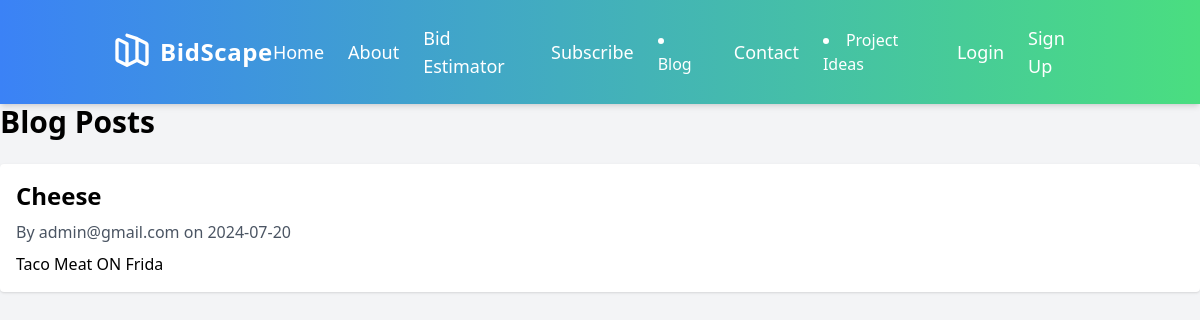
Page /blog on the committed database.
### app/models.py (models this page shows, shortened)
class BlogPost(db.Model):
    id = db.Column(db.Integer, primary_key=True)
    title = db.Column(db.String(100), nullable=False)
    content = db.Column(db.Text, nullable=False)
    author_id = db.Column(db.Integer, db.ForeignKey('user.id'), nullable=False)
    created_at = db.Column(db.DateTime, nullable=False, default=datetime.utcnow)
    updated_at = db.Column(db.DateTime, nullable=False, default=datetime.utcnow, onupdate=datetime.utcnow)
    author = db.relationship('User', backref=db.backref('blog_posts', lazy=True))

class User(UserMixin, db.Model):
    id = db.Column(db.Integer, primary_key=True)
    email = db.Column(db.String(120), unique=True, nullable=False)
    company_name = db.Column(db.String(120), nullable=True)
    password_hash = db.Column(db.String(128))
    logo = db.Column(db.LargeBinary, nullable=True)
    logo_mimetype = db.Column(db.String(64), nullable=True)
    website = db.Column(db.String(120), nullable=True)
    business_email = db.Column(db.String(120), nullable=True)
    phone_number = db.Column(db.String(20), nullable=True)
    is_admin = db.Column(db.Boolean, default=False)

### app/routes.py (the view)
@bp.route('/blog')
def blog():
    posts = BlogPost.query.order_by(BlogPost.created_at.desc()).all()
    return render_template('blog/index.html', posts=posts)

### app/templates/blog/index.html (shortened to what this page needs)
{% extends "base.html" %}
{% block content %}
<h1 class="text-3xl font-bold mb-6">Blog Posts</h1>
<div class="mt-6">
    {% for post in posts %}
    <div class="mb-6 p-4 bg-white rounded shadow">
        <h2 class="text-2xl font-bold mb-2">
            <a href="{{ url_for('main.blog_post', post_id=post.id) }}">{{ post.title }}</a>
        </h2>
        <p class="text-gray-600 mb-2">By {{ post.author.email }} on {{ post.created_at.strftime('%Y-%m-%d') }}</p>
        <p>{{ post.content[:200] }}{% if post.content|length > 200 %}...{% endif %}</p>
    </div>
    {% endfor %}
</div>
{% endblock %}

### rows in the picture
BlogPost: title "Cheese", author.email "admin@gmail.com", created_at "2024-07-20", content "Taco Meat ON Frida"
